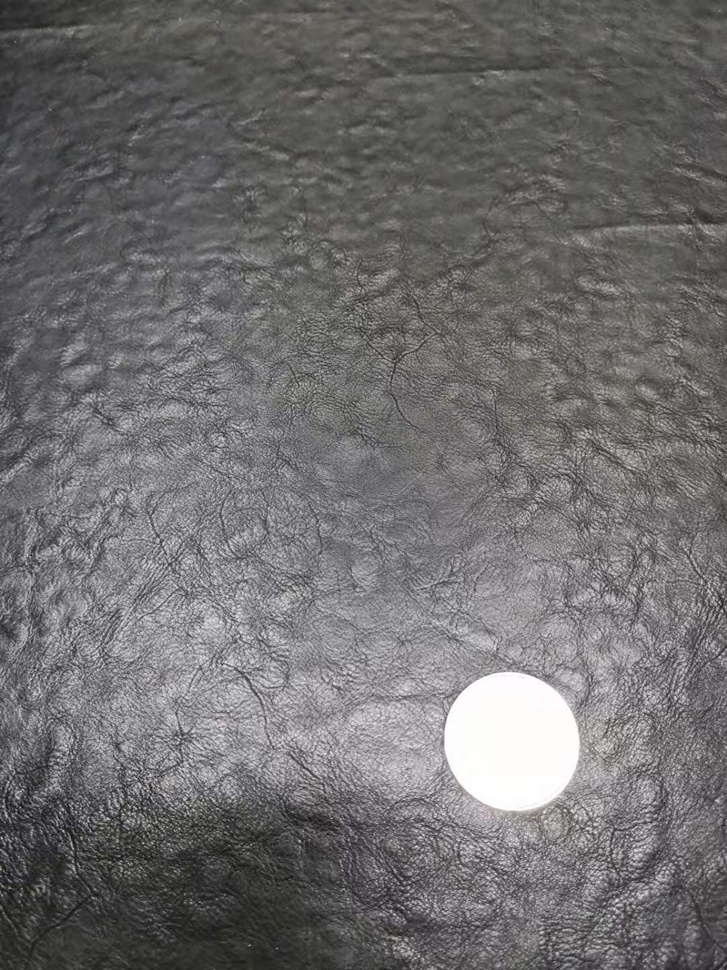
#> input picture Include/coin-2 (1).jpg, 727 x 970 px, shrunk from 1080 x 1440 before the run; its folder holds only this picture in this run
$ python -i cut-image.py   (imports and definitions only)   (older library calls are emulated)
#> lines starting #> are read from the running program, lines starting #| are printed output that depends on the picture; after the words box and inside, x2 and y2 are one past the last pixel; in counts of white or black regions, pixels touching at a corner belong together
import cv2
import numpy as np
import os

def above(img):#img 输入图像
#> called with img = 'Include/coin-2 (1).jpg'
    wenjianming = os.path.basename(img)
    wenjianming2 = os.path.splitext(wenjianming)
    img1 = cv2.imread(img)
#> img1 is the input picture: shape (970, 727, 3); mean B, G, R 111.1, 109.5, 111.5
    gray1 = cv2.cvtColor(img1,cv2.COLOR_BGR2BGRA)
    #cvtColor（src，type）
    #src原图像，type转换类型
    #cv2.COLOR_BGR2BGRA 将alpha通道增加到BGR或者RGB图像中
    ret,binary = cv2.threshold(gray1,70,255,cv2.THRESH_BINARY)
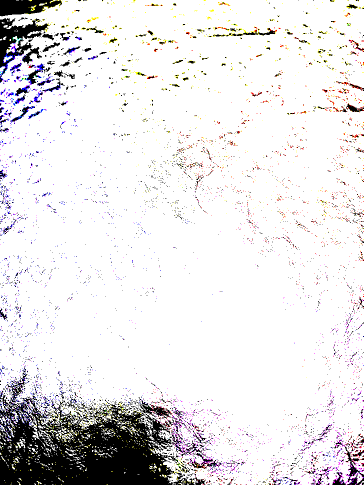
#> binary: shape (970, 727, 4) (shown at 1/2 size); mean B, G, R, A 228.5, 227.5, 229.5, 255
    #threshold(src,thresh,maxval,type)
    #src原图像，thresh阈值，maxval输出图像的最大值，type阈值类型
    #THRESH_BINARY---二值阈值化
    kernel = np.ones((50, 50), np.uint8)
    #设置方框大小及类型
    dst = cv2.morphologyEx(binary, cv2.MORPH_OPEN, kernel)
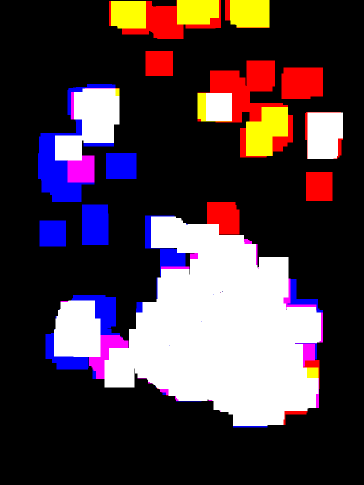
#> dst: shape (970, 727, 4) (shown at 1/2 size); mean B, G, R, A 65.5, 58.5, 74.2, 255
    #cv2.morphologyEx(src, type, kernel)
    # src 原图像 type 运算类型 kernel 结构元素
    #cv2.MORPH_OPEN 进行开运算，指的是先进行腐蚀操作，再进行膨胀操作
    #开运算(open)：先腐蚀后膨胀的过程。
    kernel = np.ones((50, 50), np.uint8)
    dst = cv2.morphologyEx(dst, cv2.MORPH_CLOSE, kernel)
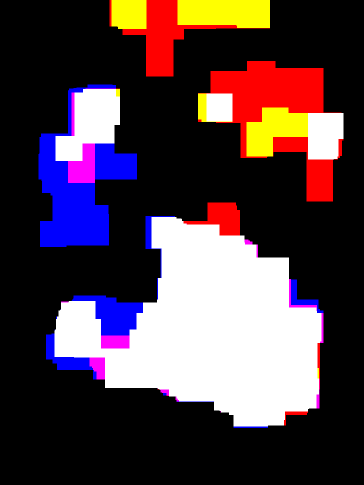
#> dst: shape (970, 727, 4) (shown at 1/2 size); mean B, G, R, A 69.9, 61.9, 80.3, 255
    # cv2.MORPH_CLOSE 进行闭运算， 指的是先进行膨胀操作，再进行腐蚀操作
    #闭运算(close)：先膨胀后腐蚀的过程。
    #cv2.imwrite("dst.jpg",dst)
    gray2 = cv2.cvtColor(dst,cv2.COLOR_BGR2GRAY)
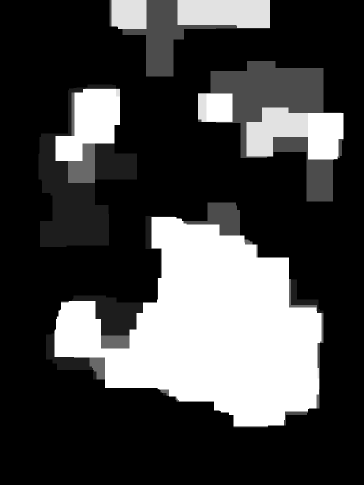
#> gray2: shape (970, 727) (shown at 1/2 size); min 0, max 255, mean 68.3
    # BGR和灰度图的转换使用 cv2.COLOR_BGR2GRAY
    h, w = gray2.shape
    #cv2.imwrite("0.jpg", gray2)
    for x in range(h):
        for y in range(w):
            pv = gray2[x,y]
            gray2[x,y] = 255 - pv
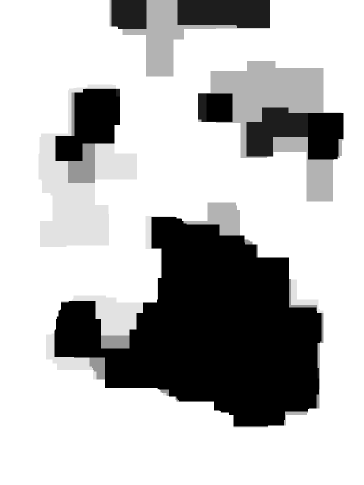
#> gray2: shape (970, 727) (shown at 1/2 size); min 0, max 255, mean 186.7
    #cv2.imwrite("2.jpg", gray2)
    contours, hierarchy = cv2.findContours(gray2, cv2.RETR_EXTERNAL, cv2.CHAIN_APPROX_SIMPLE)
#> contours = [[[0, 0], [0, 969], [726, 969], [726, 0]]]
    #cv2.findContours(image, mode, method)
    #image一个8位单通道二值图像（非0即1） mode轮廓的检索模式:cv2.RETR_EXTERNAL表示只检测外轮廓  method为轮廓的近似办法: cv2.CHAIN_APPROX_SIMPLE压缩水平方向，垂直方向，对角线方向的元素，只保留该方向的终点坐标
    #contours返回一个list，list中每个元素都是图像中的一个轮廓，用numpy中的ndarray表示
    #hierarchy返回一个可选的hiararchy结果，这是一个ndarray，其中的元素个数和轮廓个数相同，每个轮廓contours[i]对应4个hierarchy元素hierarchy[i][0] ~hierarchy[i][3]，分别表示后一个轮廓、前一个轮廓、父轮廓、内嵌轮廓的索引编号，如果没有对应项，则该值为负数。
    area = []
    for i in range(len(contours)):
        area.append(cv2.contourArea(contours[i]))
#> this loop made 1 pass
#> after the loop, area = [703494]
    max_idx = np.argmax(area)
#> max_idx = 0
    cnt = contours[max_idx]
#> cnt = [[0, 0], [0, 969], [726, 969], [726, 0]]
    #将contours列表中的元素面积进行大小排序
    #选择contours列表中面积最大的元素
    M = cv2.moments(cnt)
#> M = moments, m00 703494, centre m10/m00, m01/m00 = (363, 484.5)
    #moments的到轮廓的一些特征 返回为一个字典 M["m00"]表示轮廓面积
    cX = int(M["m10"] / M["m00"])
#> cX = 363
    cY = int(M["m01"] / M["m00"])
#> cY = 484
    print(cX,cY)
#| 363 484
    #获得轮廓的重心
    topmost = tuple(cnt[cnt[:, :, 1].argmin()][0])
#> topmost = (0, 0)
    bottommost = tuple(cnt[cnt[:, :, 1].argmax()][0])
#> bottommost = (0, 969)
    #计算轮廓的半径
    R = (bottommost[1] - topmost[1])/2
#> R = 484.5
    a = int(cX + R * 0.95)
#> a = 823
    b = int(cX - R * 0.95)
#> b = -97
    c = int(cY + R * 0.95)
#> c = 944
    d = int(cY - R * 0.95)
#> d = 23
    print(R,a,b,c,d)
#| 484.5 823 -97 944 23
    crop = img1[d:c, b:a]
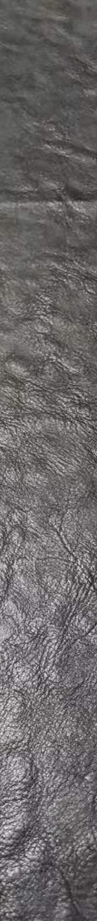
#> crop: shape (921, 97, 3); mean B, G, R 104.3, 103.5, 107.1
        # 剪裁图像的区域
    #crop = cv2.normalize(crop, None, 0,45, cv2.NORM_MINMAX, cv2.CV_8U)
    mingzi = wenjianming2[0] + ".jpg"
    # 对输出的图片进行命名
    lujing = os.path.join("ceshichp", mingzi)
    cv2.imwrite(lujing,crop)

# [4 lines left out: function bianli, not called in this run]

wenjianjia = "cheshi"
# [1 line not run here, left out]

>>> result = above('Include/coin-2 (1).jpg')

$ run again, on Include/coin-2 (2).jpg
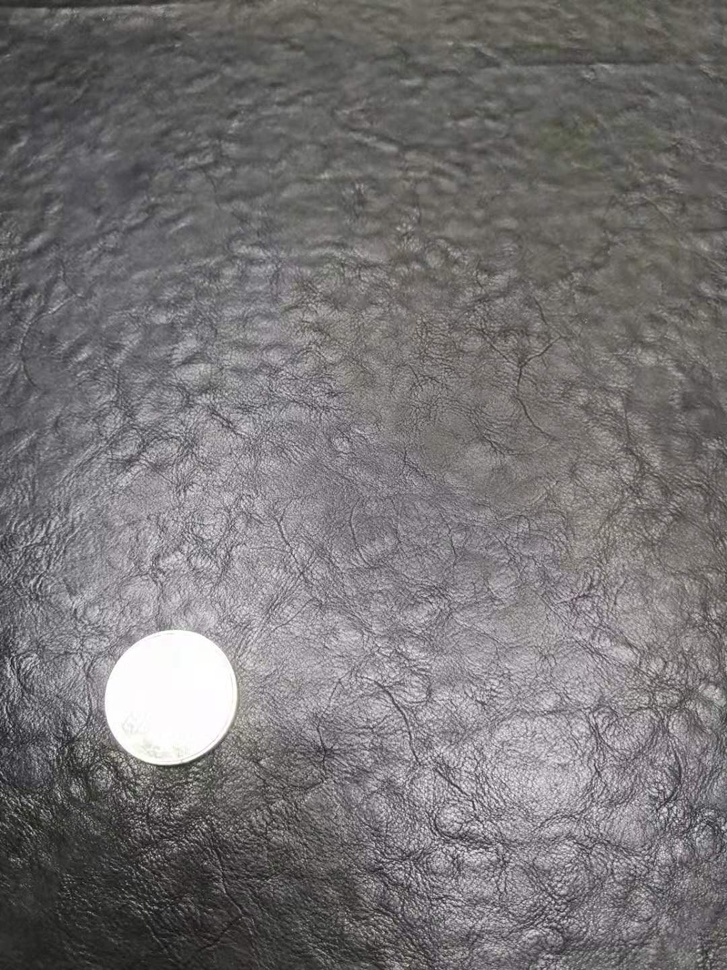
#> input picture Include/coin-2 (2).jpg, 727 x 970 px, shrunk from 1080 x 1440 before the run
#> in above, img1 is the input picture: shape (970, 727, 3); mean B, G, R 116.3, 115.3, 118.2
#> after the loop in above, `for x in range(h):`:
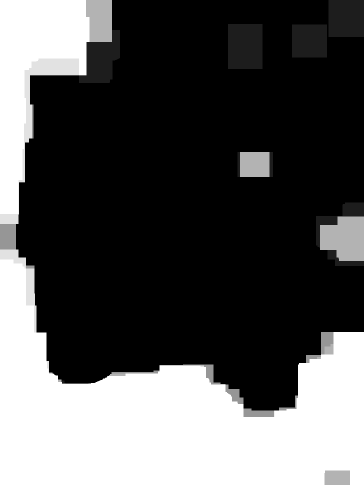
#> gray2: shape (970, 727) (shown at 1/2 size); min 0, max 255, mean 84
#> contours = 6 contours; box (x1, y1, x2, y2) and area: (0, 0, 727, 970) 231436, (632, 405, 727, 532) 9415, (456, 48, 525, 138) 6052, (657, 0, 727, 74) 5037, (584, 49, 654, 115) 4485, (475, 304, 546, 354) 3430
#> the loop in above, `for i in range(len(contours)):` made 6 passes
#> after the loop in above, `for i in range(len(contours)):`: area = [9415, 3430, 4485, 6052, 5037, 231436.5]
#> max_idx = 5
#> cnt = contour of 167 points, box (x1, y1, x2, y2) (0, 0, 727, 970), area 231436
#> M = moments, m00 231436.5, centre m10/m00, m01/m00 = (281.1, 677.8)
#> cX = 281
#> cY = 677
#| 281 677
#> topmost = (0, 0)
#> bottommost = (0, 969)
#> R = 484.5
#> a = 741
#> b = -179
#> c = 1137
#> d = 216
#| 484.5 741 -179 1137 216
#> in above, `crop = img1[d:c, b:a]`:
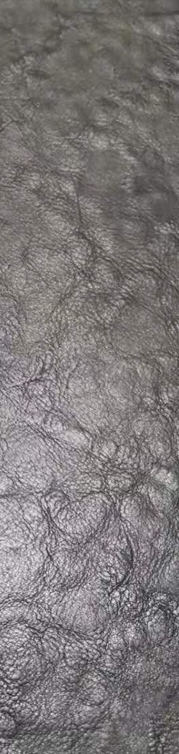
#> crop: shape (754, 179, 3); mean B, G, R 120.7, 120.3, 124.9

$ run again, on Include/coin-4 (1).jpg
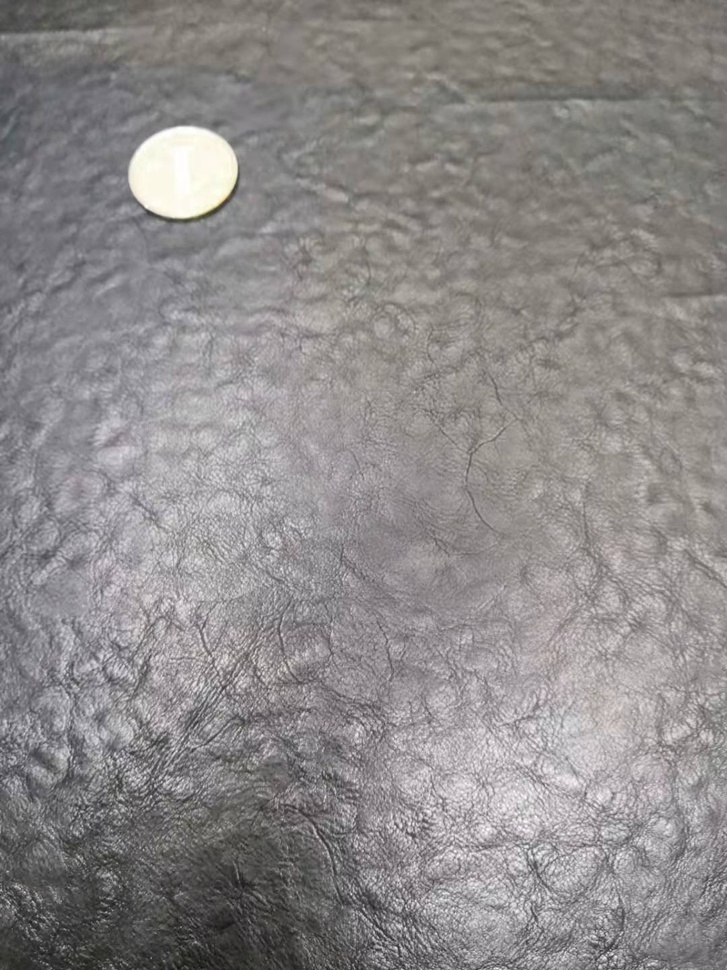
#> input picture Include/coin-4 (1).jpg, 727 x 970 px, shrunk from 1080 x 1440 before the run
#> in above, img1 is the input picture: shape (970, 727, 3); mean B, G, R 137.7, 137.8, 141.1
#> after the loop in above, `for x in range(h):`:
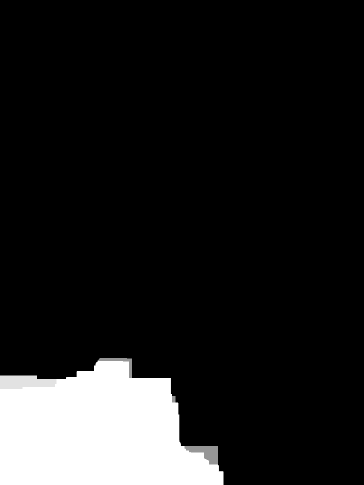
#> gray2: shape (970, 727) (shown at 1/2 size); min 0, max 255, mean 30.7
#> contours = 1 contour; box (x1, y1, x2, y2) and area: (0, 716, 447, 970) 85452
#> the loop in above, `for i in range(len(contours)):` made 1 pass
#> after the loop in above, `for i in range(len(contours)):`: area = [85452]
#> max_idx = 0
#> cnt = contour of 59 points, box (x1, y1, x2, y2) (0, 716, 447, 970), area 85452
#> M = moments, m00 85452, centre m10/m00, m01/m00 = (194.6, 863)
#> cX = 194
#> cY = 862
#| 194 862
#> topmost = (199, 716)
#> bottommost = (0, 969)
#> R = 126.5
#> a = 314
#> b = 73
#> c = 982
#> d = 741
#| 126.5 314 73 982 741
#> in above, `crop = img1[d:c, b:a]`:
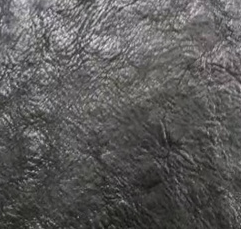
#> crop: shape (229, 241, 3); mean B, G, R 90.4, 90.9, 91.9
